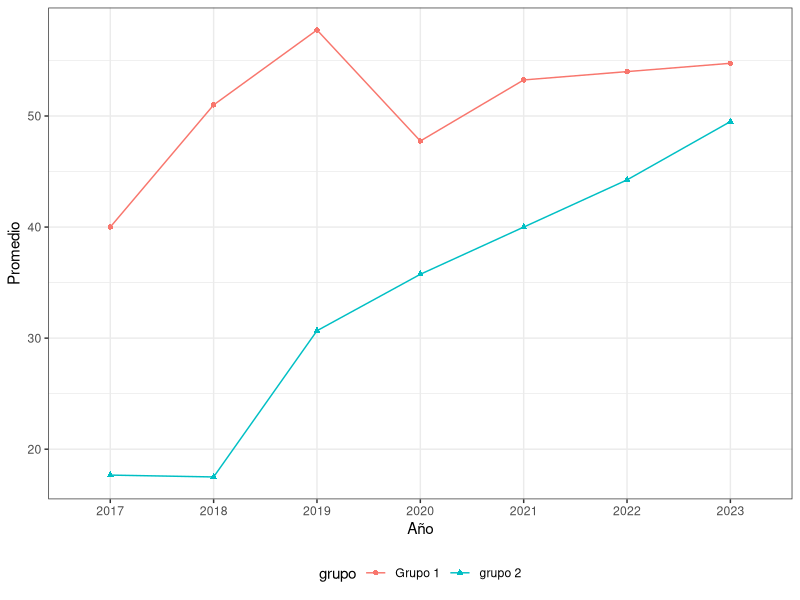

The R script that drew this image:
## ---- chunk 1
knitr::opts_chunk$set(warning=FALSE, message=FALSE, echo = TRUE)
library(tidyverse)
## ---- chunk 2
datos <- tribble(
~"grupo", ~ "Municipio", ~"v_2017", ~"v_2018", ~"v_2019", ~"v_2020", ~"v_2021",~"v_2022",~"v_2023",
       1,       "11001",      53,      65,      74,      48,     67,     68,     79,
       1,       "05001",      37,      49,      54,      61,     60,     59,     58,
       1,       "08001",      25,      38,      45,      33,     36,     34,     33,
       1,       "76001",      45,      52,      58,      49,     50,     55,     49,
       2,       "88001",      15,      13,      17,      20,     25,     26,     28,
       2,       "63001",      17,      25,      33,      48,     55,     58,     65,
       2,       "50001",      21,      28,      42,      50,     52,     58,     60,
       2,       "23001",      NA,       4,      NA,      25,     28,     35,     45
)
## ---- chunk 3
(res1 <- datos |>  
         group_by(grupo) |> 
         summarise_at(vars(starts_with("v_20")), 
                     list(media = ~mean(., na.rm = T), 
                          desv.est = ~sd(., na.rm = T)))) 
## ---- chunk 4
(res2 <- datos |>  
         group_by(grupo) |> 
         summarise(across(starts_with("v_20"), 
                   list(media = ~mean(., na.rm = T), 
                        desv.est = ~sd(., na.rm = T)), 
                          .names = "{fn}_del_{col}")))
## ---- chunk 5

(res3 <- res2 |> 
         relocate(starts_with("media"), .after = grupo))
## ---- chunk 6
datos |> 
  rowwise() |> 
  dplyr::mutate(media = mean(c_across(starts_with("v_20")), na.rm = T))
## ---- chunk 7
(reesL <- res2 |>  
         pivot_longer(cols = -grupo, 
               names_to = c("estadistica", "anio"), 
               names_pattern = "(.*)_del_v_(.*)", 
               values_to = "valor"))
## ---- chunk 8
reesL |> 
  filter(estadistica == "media") |> 
  mutate(grupo = factor(grupo, levels = 1:2, labels=c("Grupo 1", "grupo 2"))) |> 
  ggplot(aes(x = anio, y = valor, group = grupo, color = grupo, shape = grupo)) +
  geom_line() +
  geom_point() +
  labs(x = "Año", y = "Promedio") +
  theme_bw() +
  theme(legend.position = "bottom")
## ---- chunk 9
(reesA <- reesL |> 
         pivot_wider(names_from = estadistica,
                     values_from = valor))
## ---- chunk 10
(reesA2 <- reesL |> 
          pivot_wider(names_from = c("estadistica", "anio"),
                     values_from = valor))
